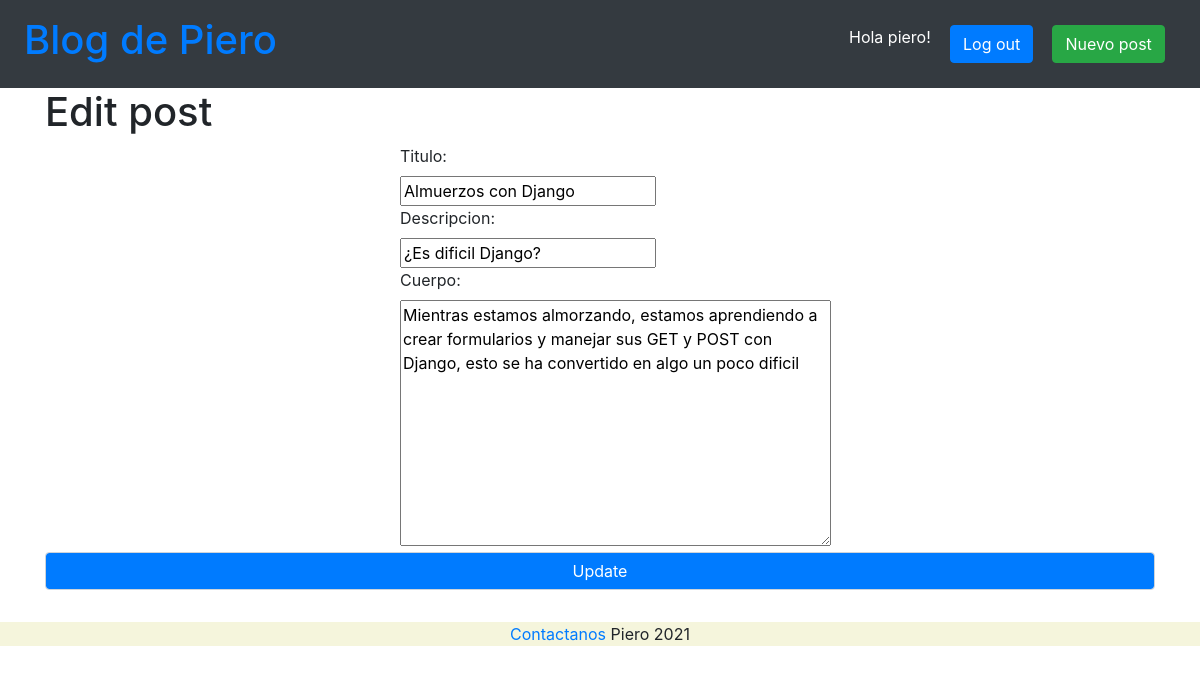
Screenshot of /post/3/edit/ (signed in) with the database file from the repository.
### blog/models.py (models this page shows, shortened)
class Post(models.Model):
    titulo = models.CharField(max_length=100)
    descripcion =models.CharField(max_length=200)
    autor =  models.ForeignKey('auth.User', on_delete=models.CASCADE)
    cuerpo = models.TextField()

### blog/views.py (the view)
# urls.py: path('post/<int:pk>/edit/', BlogUpdateView.as_view(), name='post_edit' ),
class BlogUpdateView(UpdateView):
    model= Post
    template_name ="post_edit.html"
    fields = ["titulo", "descripcion", "cuerpo"]

### templates/post_edit.html
{% extends 'base.html'%}
{% block content%}
{% if user.is_authenticated %}
<h1>Edit post</h1>
<form action="" method="post">{% csrf_token %}
{{ form.as_p }}
<input class="form-control bg-primary text-white" type="submit" value="Update">
{% else %}
<p>No iniciaste sesion</p>
{% endif%}
{% endblock content%}

### templates/base.html (shortened to what this page needs)
{%load static%}
<!DOCTYPE html>
<html lang="en">
<head>
    <link rel="stylesheet" href="https://maxcdn.bootstrapcdn.com/bootstrap/4.5.2/css/bootstrap.min.css">
    <link rel="stylesheet" href="{% static 'css/style.css'%}">
</head>
<body>
    <nav class="navbar navbar-expand-sm bg-dark">
        <ul class="navbar-nav">
            <li class="nav-item left">
                <h1>
                    <a class= "nav-link"href="{% url 'home' %}">Blog de Piero</a>
                </h1>
            </li>
            <li class="nav-item rigth">
                <div class="flex-container">
                {% if user.is_authenticated %}
                <span class="text-white">Hola {{ user.username }}!</span>
                <a class="btn btn-primary" href="{% url 'logout' %}">Log out</a>
                {% else %}
                <span class="text-white">No iniciaste sesion.</span>
                <a href="{% url 'singup' %}">Sing Up</a>
                <a class="btn btn-primary" href="{% url 'login' %}">Log In</a>
                {% endif %}
                <a  class="btn btn-success" href="{% url 'post_new' %}">Nuevo post</a>
                </div>
            </li>
        </ul>
    </nav>
    <main class="container">
    {% block content %}
    {% endblock content %}
    </main>
    <footer class="container-fluid">
        <a href="{% url 'contact' %}">Contactanos</a>
        Piero 2021
    </footer>
</body>
</html>

### static/css/style.css (style rules this page uses)
.navbar-nav { width: 100%; justify-content: space-between; align-items: center; }
label, input { display: block; }
form p { margin: auto; width: 25rem; }
.btn { display: inline; }
.flex-container { display:flex; flex-direction: row; flex-wrap:wrap ; }
.flex-container > * { margin-right: 1.2rem; }
footer.container-fluid { text-align: center; background-color: beige; margin-top: 2rem; }

### rows the page displays
Post: titulo "Almuerzos con Django", descripcion "¿Es dificil Django?", cuerpo "Mientras estamos almorzando, estamos aprendiendo a crear formularios y manejar sus GET y POST con Django, esto se ha convertido en algo un poco dificil"

### other values shown
{{ user.username }} "piero"
